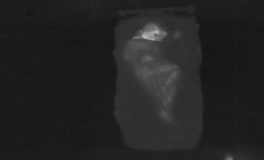
#> input picture data/new_dataset_IR/00001_4_right_to_safe_inst16/IR/uncover/image_000026.png, 264 x 160 px; its folder holds only this picture in this run
$ python generate_all_motions.py
#> lines starting #> are read from the running program, lines starting #| are printed output that depends on the picture; after the words box and inside, x2 and y2 are one past the last pixel; in counts of white or black regions, pixels touching at a corner belong together
### tools/animate_slp.py
import os
import json
import glob

import numpy as np
from PIL import Image
from scipy.ndimage import gaussian_filter, uniform_filter

# ============================================================================
# Paths (as given)
# ============================================================================
input_dir = r"C:\Projects\sleeping-monitor\dataset_IR\train\train\00001\IR\uncover"
output_dir = r"C:\Projects\sleeping-monitor\preview_animation\00001\IR\uncover"
os.makedirs(output_dir, exist_ok=True)

# ============================================================================
# Motion narrative -- edit this to change the story, not the per-frame logic
# Each keyframe: (frame_index_1_based, position_fraction)
#   position_fraction: 0.0 = LEFT zone, 0.5 = SAFE/center, 1.0 = RIGHT zone
# Frames between keyframes are smoothstep-interpolated (eased, not linear-jerky).
# ============================================================================
MOTION_KEYFRAMES = [
    (1,  0.5),   # SAFE dwell start
    (7,  0.5),   # SAFE dwell end
    (15, 0.0),   # transition complete -> LEFT
    (21, 0.0),   # LEFT dwell end
    (28, 0.5),   # transition complete -> back to SAFE
    (31, 0.5),   # SAFE dwell end
    (39, 1.0),   # transition complete -> RIGHT
    (45, 1.0),   # RIGHT dwell end (final frame)
]

# ============================================================================
# Outpainting config -- adaptive to the small (120x160) SLP frame size
# ============================================================================
WIDTH_SCALE = 2.2            # target canvas width = original width * this
MARGIN_SMALL_FRAC = 0.12     # danger-zone margin, as a fraction of original width
FEATHER_FRAC = 0.35          # seam feather width, as a fraction of PATCH_SIZE-derived value
LOW_FREQ_SIGMA = 6           # smaller than the earlier 565px example -- scaled to image size
PATCH_SIZE = 10              # background texture patch size (px) -- small because margins are thin
PATCH_OVERLAP = 4
PERSON_MARGIN_COL_FRAC = 0.18  # fraction of width assumed to be pure background at each side
BAND_COUNT = 4
OUTLIER_STD_MULT = 2.5
TEXTURE_BOOST = 1.15
BG_PERCENTILE = 30


def smoothstep(t):
    t = np.clip(t, 0.0, 1.0)
    return 3 * t ** 2 - 2 * t ** 3


def build_trajectory(n_frames, keyframes):
    """Interpolate position_fraction for every frame 1..n_frames via smoothstep easing."""
    kf_idx = np.array([k[0] for k in keyframes])
    kf_val = np.array([k[1] for k in keyframes])
    traj = np.zeros(n_frames)
    for f in range(1, n_frames + 1):
        if f <= kf_idx[0]:
            traj[f - 1] = kf_val[0]
            continue
        if f >= kf_idx[-1]:
            traj[f - 1] = kf_val[-1]
            continue
        i = np.searchsorted(kf_idx, f) - 1
        f0, f1 = kf_idx[i], kf_idx[i + 1]
        v0, v1 = kf_val[i], kf_val[i + 1]
        t = (f - f0) / (f1 - f0) if f1 != f0 else 0.0
        traj[f - 1] = v0 + (v1 - v0) * smoothstep(t)
    return traj


# [6 lines left out: function zone_label, not called in this run]


# ----------------------------------------------------------------------------
# Background outpainting core (patch-quilting method from earlier in this chat,
# parameters adapted for small frame size)
# ----------------------------------------------------------------------------

def load_grayscale(path):
    img = Image.open(path).convert("L")
#> img is the input picture: PIL image 264x160 L; min 20, max 182, mean 35.2
    return np.array(img).astype(np.float64), img.size  # (arr, (w,h))


def estimate_bg_stats(gray, low_freq_sigma):
    low_freq = gaussian_filter(gray, sigma=low_freq_sigma)
    thresh = np.percentile(gray, BG_PERCENTILE)
    bg_mask = gray <= thresh
    bg_level = low_freq[bg_mask].mean() if bg_mask.any() else float(gray.mean())
    return low_freq, bg_level


def build_patch_library(gray, low_freq, person_margin_col, patch_size, patch_overlap, band_count):
    h, w = gray.shape
    residual = gray - low_freq
    band_edges = np.linspace(0, h, band_count + 1).astype(int)

    left_src = residual[:, :person_margin_col]
    right_src = residual[:, w - person_margin_col:]

    library = {b: [] for b in range(band_count)}
    step = max(1, patch_size - patch_overlap)

    for src in (left_src, right_src):
        sh, sw = src.shape
        if sw < patch_size:
            continue
        for y0 in range(0, max(1, sh - patch_size), step):
            for x0 in range(0, max(1, sw - patch_size), step):
                patch = src[y0:y0 + patch_size, x0:x0 + patch_size]
                if patch.shape != (patch_size, patch_size):
                    continue
                band = min(band_count - 1, max(0, np.searchsorted(band_edges, y0, side="right") - 1))
                library[band].append(patch)

    for band, patches in library.items():
        if len(patches) < 4:
            continue
        stds = np.array([p.std() for p in patches])
        med = np.median(stds)
        mad = np.median(np.abs(stds - med)) + 1e-6
        keep = [p for p, s in zip(patches, stds) if abs(s - med) <= OUTLIER_STD_MULT * mad]
        library[band] = keep if len(keep) >= 4 else patches

    # Fallback: if margins were too thin to harvest any patches, synthesize a
    # tiny library from the overall background noise stats so the pipeline
    # never crashes on very tightly-cropped frames.
    total = sum(len(v) for v in library.values())
    if total == 0:
        bg_std = residual[gray <= np.percentile(gray, BG_PERCENTILE)].std()
        bg_std = bg_std if bg_std > 0 else 2.0
        rng = np.random.default_rng(0)
        for b in range(band_count):
            library[b] = [rng.normal(0, bg_std, size=(patch_size, patch_size)) for _ in range(8)]

    return library


def _cosine_window(size):
    return 0.5 - 0.5 * np.cos(np.linspace(0, np.pi, size))


def quilt_residual_field(height, width, library, band_count, patch_size, patch_overlap, rng):
    field = np.zeros((height, width), dtype=np.float64)
    weight = np.zeros((height, width), dtype=np.float64)
    step = max(1, patch_size - patch_overlap)
    win2d = np.outer(_cosine_window(patch_size), _cosine_window(patch_size))
    band_edges = np.linspace(0, height, band_count + 1).astype(int)

    y0 = 0
    while y0 < height:
        ph = min(patch_size, height - y0)
        band = min(band_count - 1, max(0, np.searchsorted(band_edges, y0, side="right") - 1))
        patches = library.get(band) or [p for lst in library.values() for p in lst]

        x0 = 0
        while x0 < width:
            pw = min(patch_size, width - x0)
            patch = patches[rng.integers(0, len(patches))]
            if rng.random() < 0.5:
                patch = patch[:, ::-1]
            if rng.random() < 0.5:
                patch = patch[::-1, :]
            p = patch[:ph, :pw]
            wgt = win2d[:ph, :pw]
            field[y0:y0 + ph, x0:x0 + pw] += p * wgt
            weight[y0:y0 + ph, x0:x0 + pw] += wgt
            x0 += step
        y0 += step

    weight[weight == 0] = 1.0
    return (field / weight) * TEXTURE_BOOST


def synth_strip(height, width, edge_low_freq_col, bg_level, library, patch_size, patch_overlap, band_count, rng):
    x = np.linspace(0, 1, width)
    decay = np.exp(-x * 2.2)[None, :]
    edge_col = edge_low_freq_col[:, None]
    low_freq_strip = bg_level + (edge_col - bg_level) * decay
    texture = quilt_residual_field(height, width, library, band_count, patch_size, patch_overlap, rng)
    return np.clip(low_freq_strip + texture, 0, 255)


def feather_seam(canvas, x0, x1, feather_px):
    h, w = canvas.shape
    smoothed = uniform_filter(canvas, size=(1, 5))
    if x0 > 0:
        rs = max(0, x0 - feather_px)
        ramp = np.linspace(0, 1, x0 - rs)[None, :]
        canvas[:, rs:x0] = smoothed[:, rs:x0] * (1 - ramp) + canvas[:, rs:x0] * ramp
    if x1 < w:
        re = min(w, x1 + feather_px)
        ramp = np.linspace(1, 0, re - x1)[None, :]
        canvas[:, x1:re] = smoothed[:, x1:re] * (1 - ramp) + canvas[:, x1:re] * ramp
    return canvas


def outpaint_frame(gray, left_margin, right_margin, library, low_freq, bg_level,
                    patch_size, patch_overlap, band_count, feather_px, rng):
    h, w = gray.shape
    total_w = left_margin + w + right_margin
    canvas = np.zeros((h, total_w), dtype=np.float64)

    if left_margin > 0:
        left_strip = synth_strip(h, left_margin, low_freq[:, 0], bg_level, library,
                                  patch_size, patch_overlap, band_count, rng)[:, ::-1]
        canvas[:, :left_margin] = left_strip
    if right_margin > 0:
        right_strip = synth_strip(h, right_margin, low_freq[:, -1], bg_level, library,
                                   patch_size, patch_overlap, band_count, rng)
        canvas[:, left_margin + w:] = right_strip

    canvas[:, left_margin:left_margin + w] = gray
    canvas = feather_seam(canvas, left_margin, left_margin + w, feather_px)
    canvas = feather_seam(canvas, left_margin, left_margin + w, feather_px)
    return np.clip(canvas, 0, 255).astype(np.uint8)


# [67 lines left out: function main, not called in this run]


# [2 lines that do not run on import are left out]

### tools/generate_all_motions.py
import os
import glob
import numpy as np
from PIL import Image

# Import the core logic from animate_slp (the user's patch quilting outpainter)
from animate_slp import (
    load_grayscale, estimate_bg_stats, build_patch_library, outpaint_frame,
    build_trajectory, WIDTH_SCALE, MARGIN_SMALL_FRAC, PATCH_SIZE, PATCH_OVERLAP,
    PERSON_MARGIN_COL_FRAC, BAND_COUNT, LOW_FREQ_SIGMA
)

def main():
    input_dir = r"C:\Projects\sleeping-monitor\dataset_IR\train\train\00001\IR\uncover"
    output_dir = r"C:\Projects\sleeping-monitor\batch_animations"
    os.makedirs(output_dir, exist_ok=True)

    paths = sorted(glob.glob(os.path.join(input_dir, "*.png")))
    if not paths:
        raise FileNotFoundError(f"No PNG frames found in {input_dir}")
    n_frames = len(paths)

    # Use the first frame to size the canvas / derive scaled parameters
    first_gray, (orig_w, orig_h) = load_grayscale(paths[0])
#> orig_w = 264; orig_h = 160
    target_w = int(orig_w * WIDTH_SCALE)
#> target_w = 580
    extra = target_w - orig_w
#> extra = 316
    margin_small = max(4, int(orig_w * MARGIN_SMALL_FRAC))
#> margin_small = 31
    person_margin_col = max(PATCH_SIZE + PATCH_OVERLAP, int(orig_w * PERSON_MARGIN_COL_FRAC))
#> person_margin_col = 47
    feather_px = max(4, int(PATCH_SIZE * 1.5))

    # Calculate the crop bounds (removing danger zones)
    danger_width = int(target_w * 4.5 / 27)
#> danger_width = 96
    crop_left = danger_width
#> crop_left = 96

    # Extend the right side cropping line slightly outwards by 10 pixels
    crop_right = target_w - danger_width + 10
#> crop_right = 494

    # The 10 motion trajectories requested
    motions = {
        "1_safe_to_left": [
            (1, 0.5), (10, 0.5), (35, 0.0), (45, 0.0)
        ],
        "2_safe_to_right": [
            (1, 0.5), (10, 0.5), (35, 1.0), (45, 1.0)
        ],
        "3_left_to_safe": [
            (1, 0.0), (10, 0.0), (35, 0.5), (45, 0.5)
        ],
        "4_right_to_safe": [
            (1, 1.0), (10, 1.0), (35, 0.5), (45, 0.5)
        ],
        "5_left_to_safe_to_right": [
            (1, 0.0), (5, 0.0), (20, 0.5), (25, 0.5), (40, 1.0), (45, 1.0)
        ],
        "6_right_to_safe_to_left": [
            (1, 1.0), (5, 1.0), (20, 0.5), (25, 0.5), (40, 0.0), (45, 0.0)
        ],
        "7_safe_to_left_to_safe": [
            (1, 0.5), (15, 0.0), (25, 0.0), (40, 0.5), (45, 0.5)
        ],
        "8_safe_to_right_to_safe": [
            (1, 0.5), (15, 1.0), (25, 1.0), (40, 0.5), (45, 0.5)
        ],
        "9_restless": [
            (1, 0.5), (7, 0.5), (15, 0.0), (21, 0.0), (28, 0.5), (31, 0.5), (39, 1.0), (45, 1.0)
        ],
        "10_always_safe": [
            (1, 0.5), (45, 0.5)
        ]
    }

    # Precompute statistics and background libraries for all frames to save massive amounts of time
    print(f"Precomputing background features for {n_frames} frames...")
    frame_data = []
    for path in paths:
        gray, (w, h) = load_grayscale(path)
#> w = 264; h = 160
        if (w, h) != (orig_w, orig_h):
            continue
        low_freq, bg_level = estimate_bg_stats(gray, LOW_FREQ_SIGMA)
#> in estimate_bg_stats, `thresh = np.percentile(gray, BG_PERCENTILE)`: thresh = 26
#> in estimate_bg_stats, `bg_mask = gray <= thresh`:
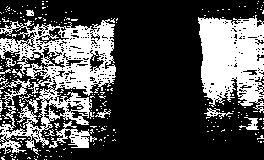
#> bg_mask: shape (160, 264) bool; 30.4% white; 263 white regions (249 under 20 px), largest, box (x1, y1, x2, y2) and area: (0, 18, 116, 154) 6577, (198, 15, 264, 113) 4657, (49, 121, 97, 148) 463
#> in estimate_bg_stats, `bg_level = low_freq[bg_mask].mean() if bg_mask.any() else float(gray.m..`: bg_level = 26.24
#> bg_level = 26.24
        library = build_patch_library(gray, low_freq, person_margin_col, PATCH_SIZE, PATCH_OVERLAP, BAND_COUNT)
#> in build_patch_library, `residual = gray - low_freq`:
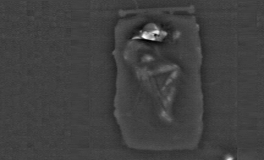
#> residual: shape (160, 264) float64; min -27.21, max 79.73, mean 0; drawn with min black and max white
#> in build_patch_library, `right_src = residual[:, w - person_margin_col:]`:
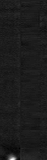
#> right_src: shape (160, 47) float64; min -8.71, max 68.85, mean 0; drawn with min black and max white
#> the loop in build_patch_library, `for src in (left_src, right_src):` made 2 passes
#> (sh, sw) on passes 1 to 2: (160, 47), (160, 47)
#> library = 4 items
        frame_data.append((gray, low_freq, bg_level, library))

    for motion_name, keyframes in motions.items():
        print(f"\nGenerating motion: {motion_name}")
        trajectory = build_trajectory(len(frame_data), keyframes)

        gif_frames = []
        rng = np.random.default_rng(42) # Consistent noise seed per sequence

        for i, (gray, low_freq, bg_level, library) in enumerate(frame_data):
            p = float(trajectory[i])

            left_margin = int(round(margin_small + p * (extra - 2 * margin_small)))
            left_margin = max(0, min(extra, left_margin))
            right_margin = extra - left_margin

            # 1. Outpaint the full frame
            canvas = outpaint_frame(
                gray, left_margin, right_margin, library, low_freq, bg_level,
                PATCH_SIZE, PATCH_OVERLAP, BAND_COUNT, feather_px, rng
            )

            # Convert to PIL Image for cropping
            img = Image.fromarray(canvas, mode="L")

            # 2. Crop to the safe zone (danger reference lines)
            cropped_img = img.crop((crop_left, 0, crop_right, orig_h))

            # 3. Resize back to full dimensions
            resized_img = cropped_img.resize((target_w, orig_h), Image.Resampling.LANCZOS)

            gif_frames.append(resized_img)

        # Save as a slower GIF (250ms per frame)
        gif_path = os.path.join(output_dir, f"{motion_name}.gif")
        gif_frames[0].save(
            gif_path,
            save_all=True,
            append_images=gif_frames[1:],
            duration=250,
            loop=0
        )
        print(f"Saved {gif_path}")
#> this loop made 10 passes
#> trajectory on passes 1 to 10: [0.5], [0.5], [0], [1], [0], [1], [0.5], [0.5], [0.5], [0.5]
#| Saved C:\Projects\sleeping-monitor\batch_animations/1_safe_to_left.gif
#| Saved C:\Projects\sleeping-monitor\batch_animations/2_safe_to_right.gif
#| Saved C:\Projects\sleeping-monitor\batch_animations/3_left_to_safe.gif
#| Saved C:\Projects\sleeping-monitor\batch_animations/4_right_to_safe.gif
#| Saved C:\Projects\sleeping-monitor\batch_animations/5_left_to_safe_to_right.gif
#| Saved C:\Projects\sleeping-monitor\batch_animations/6_right_to_safe_to_left.gif
#| Saved C:\Projects\sleeping-monitor\batch_animations/7_safe_to_left_to_safe.gif
#| Saved C:\Projects\sleeping-monitor\batch_animations/8_safe_to_right_to_safe.gif
#> (further printed lines are left out)
#> pass 1, in synth_strip, `texture = quilt_residual_field(height, width, library, band_count, pat..`:
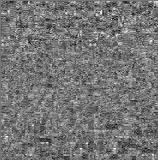
#> texture: shape (160, 158) float64; min -4.81, max 5.51, mean -0.059; drawn with min black and max white
#> pass 1, in outpaint_frame, `left_strip = synth_strip(h, left_margin, low_freq[:, 0], bg_level, lib..`:
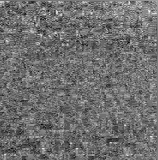
#> left_strip: shape (160, 158) float64; min 21.49, max 32.83, mean 26.4; drawn with min black and max white
#> pass 1, in synth_strip (call 2), `low_freq_strip = bg_level + (edge_col - bg_level) * decay`:
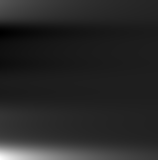
#> low_freq_strip: shape (160, 158) float64; min 24.98, max 35.3, mean 26.6; drawn with min black and max white
#> after the loop:
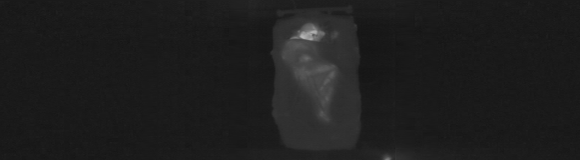
#> canvas: shape (160, 580); min 20, max 182, mean 30.2

    print("\nAll 10 motion batch sequences generated successfully!")

if __name__ == "__main__":
    main()

$ run again, on data/new_dataset_IR/00001_4_right_to_safe_inst16/IR/uncover/image_000030.png
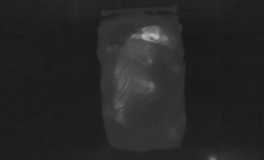
#> input picture data/new_dataset_IR/00001_4_right_to_safe_inst16/IR/uncover/image_000030.png, 264 x 160 px
#> in load_grayscale, img is the input picture: PIL image 264x160 L; min 24, max 181, mean 38.1
#> orig_w = 264; orig_h = 160
#> target_w = 580
#> extra = 316
#> margin_small = 31
#> person_margin_col = 47
#> danger_width = 96
#> crop_right = 494
#> in main, `gray, (w, h) = load_grayscale(path)`: w = 264; h = 160
#> thresh = 29
#> in estimate_bg_stats, `bg_mask = gray <= thresh`:
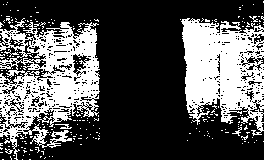
#> bg_mask: shape (160, 264) bool; 33.2% white; 236 white regions (229 under 20 px), largest, box (x1, y1, x2, y2) and area: (0, 18, 100, 160) 6990, (181, 18, 264, 136) 6306, (55, 124, 72, 129) 38
#> in estimate_bg_stats, `bg_level = low_freq[bg_mask].mean() if bg_mask.any() else float(gray.m..`: bg_level = 29.11
#> the loop in build_patch_library, `for src in (left_src, right_src):` made 2 passes
#> (sh, sw) on passes 1 to 2: (160, 47), (160, 47)
#> library = 4 items
#> the loop in main, `for motion_name, keyframes in motions.items():` made 10 passes
#> trajectory on passes 1 to 8: [0.5], [0.5], [0], [1], [0], [1], [0.5], [0.5]
#> (printed output is left out)
#> after the loop in main, `for motion_name, keyframes in motions.items():`:
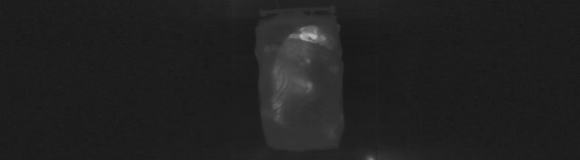
#> canvas: shape (160, 580); min 23, max 181, mean 33.1

$ run again, on data/new_dataset_IR/00001_4_right_to_safe_inst16/IR/uncover/image_000033.png
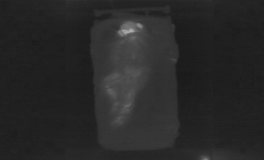
#> input picture data/new_dataset_IR/00001_4_right_to_safe_inst16/IR/uncover/image_000033.png, 264 x 160 px
#> in load_grayscale, img is the input picture: PIL image 264x160 L; min 25, max 179, mean 40.2
#> orig_w = 264; orig_h = 160
#> target_w = 580
#> extra = 316
#> margin_small = 31
#> person_margin_col = 47
#> danger_width = 96
#> crop_right = 494
#> in main, `gray, (w, h) = load_grayscale(path)`: w = 264; h = 160
#> thresh = 32
#> in estimate_bg_stats, `bg_mask = gray <= thresh`:
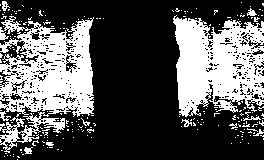
#> bg_mask: shape (160, 264) bool; 34.3% white; 215 white regions (203 under 20 px), largest, box (x1, y1, x2, y2) and area: (0, 16, 94, 153) 7097, (173, 15, 264, 117) 6430, (243, 112, 261, 121) 50
#> in estimate_bg_stats, `bg_level = low_freq[bg_mask].mean() if bg_mask.any() else float(gray.m..`: bg_level = 32.02
#> the loop in build_patch_library, `for src in (left_src, right_src):` made 2 passes
#> (sh, sw) on passes 1 to 2: (160, 47), (160, 47)
#> library = 4 items
#> the loop in main, `for motion_name, keyframes in motions.items():` made 10 passes
#> trajectory on passes 1 to 8: [0.5], [0.5], [0], [1], [0], [1], [0.5], [0.5]
#> (printed output is left out)
#> after the loop in main, `for motion_name, keyframes in motions.items():`:
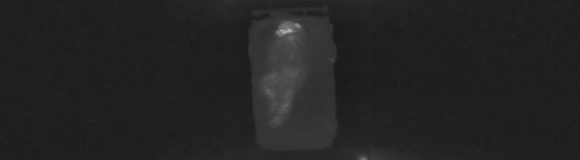
#> canvas: shape (160, 580); min 25, max 179, mean 35.6

$ run again, on data/new_dataset_IR/00001_4_right_to_safe_inst16/IR/uncover/image_000037.png
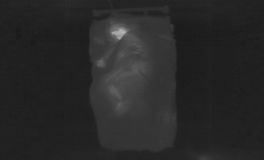
#> input picture data/new_dataset_IR/00001_4_right_to_safe_inst16/IR/uncover/image_000037.png, 264 x 160 px
#> in load_grayscale, img is the input picture: PIL image 264x160 L; min 26, max 179, mean 40.4
#> orig_w = 264; orig_h = 160
#> target_w = 580
#> extra = 316
#> margin_small = 31
#> person_margin_col = 47
#> danger_width = 96
#> crop_right = 494
#> in main, `gray, (w, h) = load_grayscale(path)`: w = 264; h = 160
#> thresh = 32
#> bg_mask: shape (160, 264) bool; 34.8% white; 241 white regions (230 under 20 px), largest, box (x1, y1, x2, y2) and area: (172, 14, 264, 125) 7152, (0, 14, 93, 145) 6610, (0, 146, 18, 160) 79
#> in estimate_bg_stats, `bg_level = low_freq[bg_mask].mean() if bg_mask.any() else float(gray.m..`: bg_level = 32.1
#> the loop in build_patch_library, `for src in (left_src, right_src):` made 2 passes
#> (sh, sw) on passes 1 to 2: (160, 47), (160, 47)
#> library = 4 items
#> the loop in main, `for motion_name, keyframes in motions.items():` made 10 passes
#> trajectory on passes 1 to 8: [0.5], [0.5], [0], [1], [0], [1], [0.5], [0.5]
#> (printed output is left out)
#> after the loop in main, `for motion_name, keyframes in motions.items():`:
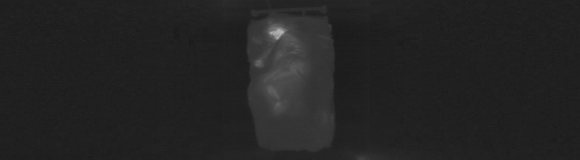
#> canvas: shape (160, 580); min 26, max 179, mean 35.8
